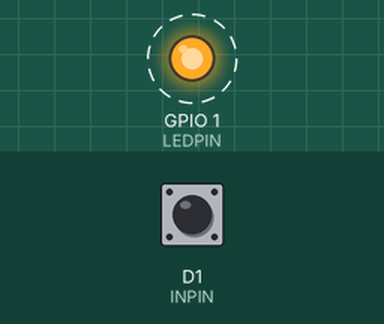
This sketch was run on a simulated ESP8266 (NodeMCU). On the bench: output pins drawn as LEDs (lit = HIGH). Dashed ring = blinking. The test bench sets the inputs (shaded band); at power-on: D1 (INPIN) HIGH.

Above: at 0.1 s.
Timing chart, 0 to 3.0 s (numbered marks = the images above):
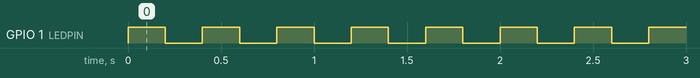

The sketch:

Button_test.ino
```cpp
#define INPIN D1
#define LEDPIN D10
void setup() {
  pinMode(INPIN, INPUT_PULLUP);
  pinMode(LEDPIN, OUTPUT);
}

void loop() {
  int speed=0;
  if(digitalRead(INPIN)==1){
    speed=200;
  }else{
    speed=500;
  }
  digitalWrite(LEDPIN,1);
  delay(speed);
  digitalWrite(LEDPIN,0);
  delay(speed);
}
```

Measured:
- by itself, GPIO 1 (LEDPIN): alternates HIGH for 0.20 s and LOW for 0.20 s
